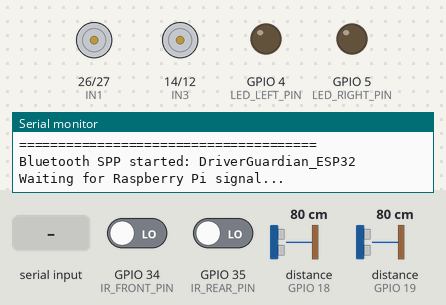
This sketch was run on a simulated ESP32. Shown: motor-driver pin pairs drawn as motors (green arrow = first pin HIGH = forward, orange = second pin HIGH = backward, longer = more drive, scaled by the enable pin), output pins drawn as LEDs (lit = HIGH), the last lines printed to the serial monitor. Dashed ring = blinking. Inputs (shaded band) come from the test bench; at power-on: distance to the obstacle (sensors on GPIO 18, GPIO 19) 80 cm, GPIO 34 (IR_FRONT_PIN) LOW, GPIO 35 (IR_REAR_PIN) LOW. The echo pulse lasts 58.3 µs per cm; random numbers use the default seed unless the sketch sets one; nothing arrives over Bluetooth unless stated; pins used as bus, display or sensor lines are not drawn.

Above: at 1.7 s.
1.8 s: "HIGH\n" received over Serial
At 1.93 s:
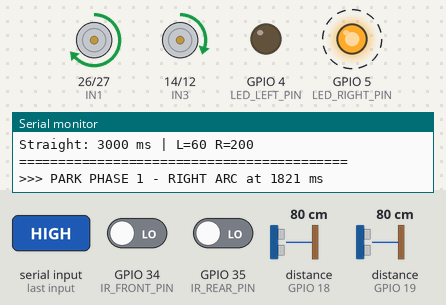
4.8 s: "SAFE,1\n" received over the second serial link
At 4.99 s:
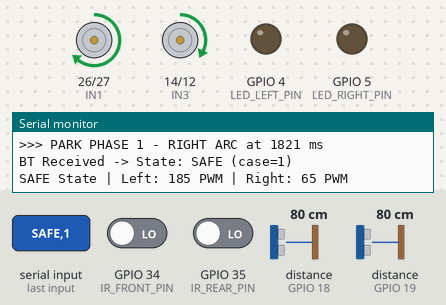
7.8 s: distance to the obstacle (sensor on GPIO 18) set to 12 cm
10.8 s: distance to the obstacle (sensor on GPIO 18) set to 9 cm
At 11.35 s:
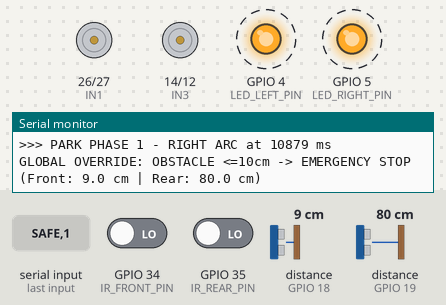
Timing chart, 0 to 20.8 s (numbered marks = the images above; inputs shaded):
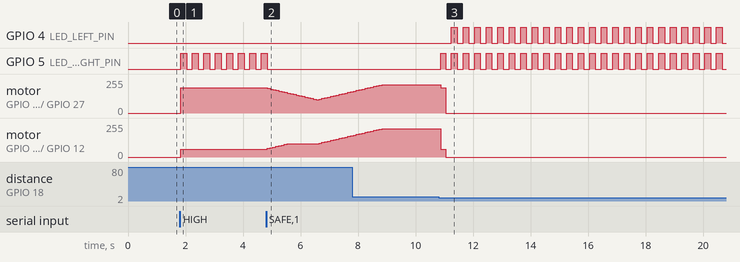

Measured:
- the behaviour switches between 11 and 10 cm on distance to the obstacle (sensor on GPIO 18) (found by bisection; images 2 and 3)
- after the input at 1.8 s, GPIO 5 (LED_RIGHT_PIN): alternates HIGH for 0.20 s and LOW for 0.20 s, starting at once; motor on GPIO 26 (IN1) / GPIO 27 (IN2): stopped → forward 189/255 at once; motor on GPIO 14 (IN3) / GPIO 12 (IN4): stopped → forward 60/255 at once
- after the input at 4.8 s, motor on GPIO 26 (IN1) / GPIO 27 (IN2): forward 189/255 → forward 184/255 at once, → forward 179/255 0.10 s later, → forward 174/255 0.10 s later, → forward 169/255 0.10 s later, … (30 changes in this stretch); motor on GPIO 14 (IN3) / GPIO 12 (IN4): moves from forward 60/255 to forward 159/255 over 2.9 s, starting at once
- after the input at 10.8 s, GPIO 4 (LED_LEFT_PIN): alternates HIGH for 0.20 s and LOW for 0.20 s, starting after 0.45 s

The sketch:

DriverGuardian_ESP32.ino
```cpp
#include <Arduino.h>
#include "BluetoothSerial.h"

// ============================================================
// BLUETOOTH
// ============================================================
#if !defined(CONFIG_BT_ENABLED) || !defined(CONFIG_BLUEDROID_ENABLED)
#error Bluetooth is not enabled or not available. Select a classic ESP32 board.
#endif

BluetoothSerial SerialBT;

// ============================================================
// MOTOR PINS
// ============================================================
const int IN1 = 26;        // Left Motor Direction 1
const int IN2 = 27;        // Left Motor Direction 2
const int IN3 = 14;        // Right Motor Direction 1
const int IN4 = 12;        // Right Motor Direction 2

const int ENA_PIN = 32;    // Left Motor PWM
const int ENB_PIN = 33;    // Right Motor PWM

// ============================================================
// LED PINS
// ============================================================
const int LED_LEFT_PIN  = 4;
const int LED_RIGHT_PIN = 5;

unsigned long lastLedToggle = 0;
bool ledState = false;

// ============================================================
// SENSOR PINS
// ============================================================
const int IR_FRONT_PIN = 34;
const int IR_REAR_PIN  = 35;

const int US_FRONT_TRIG = 15;
const int US_FRONT_ECHO = 18;

const int US_REAR_TRIG  = 23;
const int US_REAR_ECHO  = 19;

// ============================================================
// OBSTACLE DETECTION
// ============================================================
const float OBSTACLE_THRESHOLD_CM = 10.0;
const int OBSTACLE_FILTER_THRESHOLD = 3;

int frontObstacleCounter = 0;
int rearObstacleCounter  = 0;

// ============================================================
// PWM
// ============================================================
const int PWM_FREQ = 20;
const int PWM_RES  = 8;

// ============================================================
// NORMAL DRIVING
// ============================================================
const int MIN_MOTOR_SPEED = 100;
const int MAX_MOTOR_SPEED = 255;
const int SPEED_RAMP_STEP = 5;

int initialSpeed = 0;

int currentLeftSpeed  = 0;
int currentRightSpeed = 0;

// ============================================================
// BLUETOOTH FAIL-SAFE & STARTUP HANDSHAKE
// ============================================================
const unsigned long BT_TIMEOUT_MS = 6000;

unsigned long lastMessageAt = 0;
bool linkFailed = true;
bool initialConnectionReceived = false; // motors stay locked until the Pi speaks

String lastCase = "NONE";

// ============================================================
// CURRENT RISK
// ============================================================
String currentRisk = "SAFE";

// ============================================================
// HIGH-RISK PARKING MANEUVER
// ============================================================
enum ParkPhase {
  PARK_IDLE,
  PARK_ARC,
  PARK_REALIGN,
  PARK_STRAIGHT,
  PARK_STOPPED
};

ParkPhase parkPhase = PARK_IDLE;
unsigned long parkPhaseStart = 0;

// ------------------------------------------------------------
// PARKING SPEEDS & TIMING
// ------------------------------------------------------------
const int ARC_FAST = 190;
const int ARC_SLOW = 60;
const int STRAIGHT_L = 60;
const int STRAIGHT_R = 200;

const unsigned long ARC_MS = 15000;
const unsigned long STRAIGHT_MS = 3000;

const unsigned long T_REV_RIGHT_MS = 4000;
const unsigned long T_REV_LEFT_MS  = 4000;

unsigned long realignMs = 0;
bool realignTurnLeft = true;

const unsigned long MAX_PULLOVER_TIMEOUT_MS = 30000;
unsigned long highRiskStartTime = 0;

// ============================================================
// GENERAL TIMING
// ============================================================
unsigned long lastLoopExecution = 0;
const unsigned long LOOP_INTERVAL_MS = 100;

// ============================================================
// TELEMETRY TO THE PI (dashboard only - nothing here steers the car)
//   TEL,risk,leftPWM,rightPWM,basePWM,frontCm,rearCm,irFront,irRear,estop,linkFailed,pulloverMs
// estop: 0 none, 1 obstacle, 2 edge. Distances 999 = nothing in range.
// Must match _parse_telemetry() in app/outputs/esp32_link.py (12 fields).
// ============================================================
const unsigned long TELEMETRY_INTERVAL_MS = 250;
unsigned long lastTelemetryAt = 0;
float telFrontCm = 999.0;
float telRearCm  = 999.0;
int telIrFront = 0;
int telIrRear  = 0;
int telEstop   = 0;

void sendTelemetry() {
  unsigned long now = millis();
  if (now - lastTelemetryAt < TELEMETRY_INTERVAL_MS) return;
  lastTelemetryAt = now;
  if (!SerialBT.hasClient()) return;   // never block the control loop on a missing Pi
  unsigned long pulloverMs = (currentRisk == "HIGH" && highRiskStartTime != 0) ? now - highRiskStartTime : 0;
  SerialBT.printf("TEL,%s,%d,%d,%d,%.1f,%.1f,%d,%d,%d,%d,%lu\n",
                  currentRisk.c_str(), currentLeftSpeed, currentRightSpeed, initialSpeed,
                  telFrontCm, telRearCm, telIrFront, telIrRear, telEstop,
                  linkFailed ? 1 : 0, pulloverMs);
}

// ============================================================
// MOTOR FUNCTIONS
// ============================================================
void stopMotors() {
  digitalWrite(IN1, LOW);
  digitalWrite(IN2, LOW);
  digitalWrite(IN3, LOW);
  digitalWrite(IN4, LOW);
  ledcWrite(ENA_PIN, 0);
  ledcWrite(ENB_PIN, 0);
  currentLeftSpeed = 0;
  currentRightSpeed = 0;
}

void driveMotors(int leftSpeed, int rightSpeed) {
  currentLeftSpeed = leftSpeed;
  currentRightSpeed = rightSpeed;

  // LEFT MOTOR
  if (leftSpeed > 0) {
    digitalWrite(IN1, HIGH);
    digitalWrite(IN2, LOW);
    ledcWrite(ENA_PIN, leftSpeed);
  } else {
    digitalWrite(IN1, LOW);
    digitalWrite(IN2, LOW);
    ledcWrite(ENA_PIN, 0);
  }

  // RIGHT MOTOR
  if (rightSpeed > 0) {
    digitalWrite(IN3, HIGH);
    digitalWrite(IN4, LOW);
    ledcWrite(ENB_PIN, rightSpeed);
  } else {
    digitalWrite(IN3, LOW);
    digitalWrite(IN4, LOW);
    ledcWrite(ENB_PIN, 0);
  }
}

void brakeMotors() {
  digitalWrite(IN1, HIGH);
  digitalWrite(IN2, HIGH);
  digitalWrite(IN3, HIGH);
  digitalWrite(IN4, HIGH);
  ledcWrite(ENA_PIN, 255);
  ledcWrite(ENB_PIN, 255);
  currentLeftSpeed = 0;
  currentRightSpeed = 0;
}

void releaseMotors() {
  digitalWrite(IN1, LOW);
  digitalWrite(IN2, LOW);
  digitalWrite(IN3, LOW);
  digitalWrite(IN4, LOW);
  ledcWrite(ENA_PIN, 0);
  ledcWrite(ENB_PIN, 0);
}

const char* parkPhaseName(ParkPhase p) {
  switch (p) {
    case PARK_ARC:      return "PARK PHASE 1 - RIGHT ARC";
    case PARK_REALIGN:  return realignTurnLeft ? "PARK PHASE 2 - COUNTER-STEER LEFT" : "PARK PHASE 2 - FINISH RIGHT TURN";
    case PARK_STRAIGHT: return "PARK PHASE 3 - STRAIGHT";
    case PARK_STOPPED:  return "PARKING COMPLETE";
    default:            return "PARK IDLE";
  }
}

void enterParkPhase(ParkPhase p) {
  parkPhase = p;
  parkPhaseStart = millis();
  Serial.printf(">>> %s at %lu ms\n", parkPhaseName(p), parkPhaseStart);
}

void startRightParking() {
  Serial.println();
  Serial.println("==========================================");
  Serial.println("HIGH RISK DETECTED");
  Serial.println("STARTING RIGHT-SIDE PULL-OVER");
  Serial.println("==========================================");

  unsigned long residual = ARC_MS % T_REV_RIGHT_MS;
  float residualDeg = 360.0f * residual / T_REV_RIGHT_MS;

  if (residualDeg <= 180.0f) {
    realignTurnLeft = true;
    realignMs = (unsigned long)(T_REV_LEFT_MS * (residualDeg / 360.0f));
  } else {
    realignTurnLeft = false;
    realignMs = T_REV_RIGHT_MS - residual;
  }

  Serial.printf("Arc: %lu ms | L=%d R=%d\n", ARC_MS, ARC_FAST, ARC_SLOW);
  Serial.printf("Heading after arc: %.1f degrees right\n", residualDeg);
  Serial.printf("Realign: %s for %lu ms\n", realignTurnLeft ? "LEFT" : "RIGHT", realignMs);
  Serial.printf("Straight: %lu ms | L=%d R=%d\n", STRAIGHT_MS, STRAIGHT_L, STRAIGHT_R);
  Serial.println("==========================================");

  highRiskStartTime = millis();
  enterParkPhase(PARK_ARC);
}

void executeRightParking() {
  unsigned long now = millis();
  unsigned long elapsed = now - parkPhaseStart;

  // Already stopped: release the brake once, never re-trigger the timeout.
  if (parkPhase == PARK_STOPPED) {
    if (elapsed >= 300) releaseMotors();
    return;
  }

  if (highRiskStartTime != 0 && now - highRiskStartTime >= MAX_PULLOVER_TIMEOUT_MS) {
    Serial.println("PARKING TIMEOUT -> BRAKING");
    brakeMotors();
    enterParkPhase(PARK_STOPPED);
    return;
  }

  if (parkPhase == PARK_ARC) {
    driveMotors(ARC_FAST, ARC_SLOW);
    if (elapsed >= ARC_MS) enterParkPhase(PARK_REALIGN);
  }
  else if (parkPhase == PARK_REALIGN) {
    if (realignTurnLeft) {
      driveMotors(ARC_SLOW, ARC_FAST);
    } else {
      driveMotors(ARC_FAST, ARC_SLOW);
    }
    if (elapsed >= realignMs) enterParkPhase(PARK_STRAIGHT);
  }
  else if (parkPhase == PARK_STRAIGHT) {
    driveMotors(STRAIGHT_L, STRAIGHT_R);
    if (elapsed >= STRAIGHT_MS) {
      Serial.println("RIGHT PARKING MANEUVER COMPLETE");
      brakeMotors();
      enterParkPhase(PARK_STOPPED);
    }
  }
}

void updateHazardLEDs(bool emergencyStop) {
  unsigned long currentMillis = millis();

  if (emergencyStop) {
    int blinkInterval = 150;
    if (currentMillis - lastLedToggle >= blinkInterval) {
      lastLedToggle = currentMillis;
      ledState = !ledState;
      digitalWrite(LED_LEFT_PIN, ledState ? HIGH : LOW);
      digitalWrite(LED_RIGHT_PIN, ledState ? HIGH : LOW);
    }
    return;
  }

  if (currentRisk == "MEDIUM") {
    int blinkInterval = 500;
    if (currentMillis - lastLedToggle >= blinkInterval) {
      lastLedToggle = currentMillis;
      ledState = !ledState;
      digitalWrite(LED_LEFT_PIN, ledState ? HIGH : LOW);
      digitalWrite(LED_RIGHT_PIN, ledState ? HIGH : LOW);
    }
    return;
  }

  if (currentRisk == "HIGH") {
    int blinkInterval = 150;
    if (currentMillis - lastLedToggle >= blinkInterval) {
      lastLedToggle = currentMillis;
      ledState = !ledState;

      if (parkPhase == PARK_ARC || (parkPhase == PARK_REALIGN && !realignTurnLeft)) {
        digitalWrite(LED_LEFT_PIN, LOW);
        digitalWrite(LED_RIGHT_PIN, ledState ? HIGH : LOW);
      }
      else if (parkPhase == PARK_REALIGN && realignTurnLeft) {
        digitalWrite(LED_RIGHT_PIN, LOW);
        digitalWrite(LED_LEFT_PIN, ledState ? HIGH : LOW);
      }
      else {
        digitalWrite(LED_LEFT_PIN, ledState ? HIGH : LOW);
        digitalWrite(LED_RIGHT_PIN, ledState ? HIGH : LOW);
      }
    }
    return;
  }

  digitalWrite(LED_LEFT_PIN, LOW);
  digitalWrite(LED_RIGHT_PIN, LOW);
  ledState = false;
}

float readUltrasonic(int trigPin, int echoPin) {
  digitalWrite(trigPin, LOW);
  delayMicroseconds(2);
  digitalWrite(trigPin, HIGH);
  delayMicroseconds(10);
  digitalWrite(trigPin, LOW);

  long duration = pulseIn(echoPin, HIGH, 6000);
  if (duration == 0) return 999.0;
  return (duration * 0.0343) / 2.0;
}

void setup() {
  Serial.begin(115200);
  delay(500);

  randomSeed(analogRead(36));
  initialSpeed = random(180, MAX_MOTOR_SPEED + 1);

  Serial.println("======================================");
  Serial.println("DriverGuardian");
  Serial.printf("Normal Base Speed: %d PWM\n", initialSpeed);
  Serial.println("======================================");

  pinMode(IN1, OUTPUT);
  pinMode(IN2, OUTPUT);
  pinMode(IN3, OUTPUT);
  pinMode(IN4, OUTPUT);

  pinMode(LED_LEFT_PIN, OUTPUT);
  pinMode(LED_RIGHT_PIN, OUTPUT);
  digitalWrite(LED_LEFT_PIN, LOW);
  digitalWrite(LED_RIGHT_PIN, LOW);

  ledcAttach(ENA_PIN, PWM_FREQ, PWM_RES);
  ledcAttach(ENB_PIN, PWM_FREQ, PWM_RES);

  pinMode(IR_FRONT_PIN, INPUT);
  pinMode(IR_REAR_PIN, INPUT);
  pinMode(US_FRONT_TRIG, OUTPUT);
  pinMode(US_FRONT_ECHO, INPUT);
  pinMode(US_REAR_TRIG, OUTPUT);
  pinMode(US_REAR_ECHO, INPUT);

  stopMotors();

  SerialBT.begin("DriverGuardian_ESP32");
  Serial.println("Bluetooth SPP started: DriverGuardian_ESP32");
  Serial.println("Waiting for Raspberry Pi signal...");

  lastMessageAt = millis();
  linkFailed = true;
  initialConnectionReceived = false; // Ensure it waits on boot
}

void loop() {
  // ==========================================================
  // 1. BLUETOOTH PROCESSING
  // ==========================================================
  static String buf;

  while (SerialBT.available()) {
    char c = SerialBT.read();

    if (c == '\n') {
      buf.trim();
      int comma = buf.indexOf(',');

      if (comma > 0) {
        String risk = buf.substring(0, comma);
        String reasonCase = buf.substring(comma + 1);

        risk.trim();
        reasonCase.trim();

        if (risk == "SAFE" || risk == "LOW" || risk == "MEDIUM" || risk == "HIGH") {
          if (risk != currentRisk || reasonCase != lastCase) {
            Serial.printf("BT Received -> State: %s (case=%s)\n", risk.c_str(), reasonCase.c_str());
          }

          // first valid command: unlock the motors
          initialConnectionReceived = true;

          if (risk == "HIGH" && currentRisk != "HIGH") {
            currentRisk = "HIGH";
            startRightParking();
          } else {
            currentRisk = risk;
          }

          lastCase = reasonCase;
          lastMessageAt = millis();
          linkFailed = false;
        }
      }
      buf = "";
    }
    else if (c != '\r') {
      buf += c;
      if (buf.length() > 64) {
        buf = "";
      }
    }
  }

  // ==========================================================
  // 2. USB SERIAL MANUAL OVERRIDE
  // ==========================================================
  if (Serial.available() > 0) {
    String input = Serial.readStringUntil('\n');
    input.trim();
    input.toUpperCase();

    if (input == "SAFE" || input == "LOW" || input == "MEDIUM") {
      initialConnectionReceived = true; // Unlock via manual override too
      currentRisk = input;
      lastMessageAt = millis();
      Serial.print(">> MANUAL SERIAL STATE OVERRIDE: ");
      Serial.println(currentRisk);
    }
    else if (input == "HIGH") {
      initialConnectionReceived = true;
      if (currentRisk != "HIGH") {
        currentRisk = "HIGH";
        lastMessageAt = millis();
        startRightParking();
      }
    }
    else if (input.toInt() >= MIN_MOTOR_SPEED && input.toInt() <= MAX_MOTOR_SPEED) {
      initialSpeed = input.toInt();
      Serial.printf(">> BASE SPEED UPDATED TO: %d PWM\n", initialSpeed);
    }
  }

  // ==========================================================
  // 3. 10 Hz PHYSICAL CONTROL LOOP
  // ==========================================================
  unsigned long currentMillis = millis();

  if (currentMillis - lastLoopExecution < LOOP_INTERVAL_MS) {
    return;
  }
  lastLoopExecution = currentMillis;

  // Before any early return below, so the dashboard keeps updating during
  // the startup wait, an emergency stop and the pull-over (last tick's values).
  sendTelemetry();

  // ==========================================================
  // 4. STARTUP BLOCK: STAY STOPPED UNTIL PI SIGNAL RECEIVED
  // ==========================================================
  if (!initialConnectionReceived) {
    stopMotors();
    updateHazardLEDs(false);

    static unsigned long lastWaitLog = 0;
    if (currentMillis - lastWaitLog > 3000) {
      lastWaitLog = currentMillis;
      Serial.println("SYSTEM WAITING: No signal from Raspberry Pi yet. Motors locked.");
    }
    return; // Skip the rest of the loop until the Pi sends a message
  }

  // ==========================================================
  // 5. READ SENSORS
  // ==========================================================
  int irFrontState = digitalRead(IR_FRONT_PIN);
  int irRearState  = digitalRead(IR_REAR_PIN);
  float usFrontDist = readUltrasonic(US_FRONT_TRIG, US_FRONT_ECHO);
  float usRearDist  = readUltrasonic(US_REAR_TRIG, US_REAR_ECHO);
  telFrontCm = usFrontDist;
  telRearCm  = usRearDist;
  telIrFront = irFrontState == HIGH ? 1 : 0;
  telIrRear  = irRearState == HIGH ? 1 : 0;

  // ==========================================================
  // 6. ULTRASONIC FILTER
  // ==========================================================
  if (usFrontDist > 0.0 && usFrontDist <= OBSTACLE_THRESHOLD_CM) {
    frontObstacleCounter++;
  } else {
    frontObstacleCounter = 0;
  }

  if (usRearDist > 0.0 && usRearDist <= OBSTACLE_THRESHOLD_CM) {
    rearObstacleCounter++;
  } else {
    rearObstacleCounter = 0;
  }

  // ==========================================================
  // 7. BLUETOOTH FAIL-SAFE (Only active after initial connection)
  // ==========================================================
  if (currentMillis - lastMessageAt > BT_TIMEOUT_MS) {
    if (!linkFailed) {
      Serial.println("BLUETOOTH FAIL-SAFE: Raspberry Pi connection lost");
      Serial.println("FORCING HIGH-RISK RIGHT PULL-OVER");
      linkFailed = true;
    }

    if (currentRisk != "HIGH") {
      currentRisk = "HIGH";
      startRightParking();
    }
  }

  // ==========================================================
  // 8. PHYSICAL EMERGENCY OVERRIDE
  // ==========================================================
  bool isCliffDetected = (irFrontState == HIGH || irRearState == HIGH);
  bool isObstacleDetected = (frontObstacleCounter >= OBSTACLE_FILTER_THRESHOLD) ||
                            (rearObstacleCounter >= OBSTACLE_FILTER_THRESHOLD);
  bool emergencyStop = isCliffDetected || isObstacleDetected;
  telEstop = isCliffDetected ? 2 : isObstacleDetected ? 1 : 0;

  if (emergencyStop) {
    stopMotors();
    updateHazardLEDs(true);

    static unsigned long lastLogTime = 0;
    if (currentMillis - lastLogTime > 1000) {
      lastLogTime = currentMillis;
      if (isCliffDetected) {
        Serial.println("GLOBAL OVERRIDE: CLIFF DETECTED -> EMERGENCY STOP");
      } else {
        Serial.printf("GLOBAL OVERRIDE: OBSTACLE <=10cm -> EMERGENCY STOP (Front: %.1f cm | Rear: %.1f cm)\n", usFrontDist, usRearDist);
      }
    }
    return;
  }

  // ==========================================================
  // 9. HIGH-RISK PARKING
  // ==========================================================
  if (currentRisk == "HIGH") {
    executeRightParking();
    updateHazardLEDs(false);
    return;
  }

  // ==========================================================
  // 10. NORMAL SAFE / LOW / MEDIUM DRIVING
  // ==========================================================
  int stateTargetLeft = initialSpeed;
  int stateTargetRight = initialSpeed;

  if (currentRisk == "SAFE") {
    stateTargetLeft = initialSpeed;
    stateTargetRight = initialSpeed;
  }
  else if (currentRisk == "LOW") {
    stateTargetLeft = max((int)(initialSpeed * 0.70), MIN_MOTOR_SPEED);
    stateTargetRight = stateTargetLeft;
  }
  else if (currentRisk == "MEDIUM") {
    stateTargetLeft = max((int)(initialSpeed * 0.50), MIN_MOTOR_SPEED);
    stateTargetRight = stateTargetLeft;
  }

  int activeTargetLeft = stateTargetLeft;
  int activeTargetRight = stateTargetRight;

  if (currentLeftSpeed != currentRightSpeed) {
    activeTargetLeft = MIN_MOTOR_SPEED;
    activeTargetRight = MIN_MOTOR_SPEED;

    if (currentLeftSpeed == 0) currentLeftSpeed = MIN_MOTOR_SPEED;
    if (currentRightSpeed == 0) currentRightSpeed = MIN_MOTOR_SPEED;

    if (currentLeftSpeed > MIN_MOTOR_SPEED) {
      currentLeftSpeed = max(currentLeftSpeed - SPEED_RAMP_STEP, MIN_MOTOR_SPEED);
    } else if (currentLeftSpeed < MIN_MOTOR_SPEED) {
      currentLeftSpeed = min(currentLeftSpeed + SPEED_RAMP_STEP, MIN_MOTOR_SPEED);
    }

    if (currentRightSpeed > MIN_MOTOR_SPEED) {
      currentRightSpeed = max(currentRightSpeed - SPEED_RAMP_STEP, MIN_MOTOR_SPEED);
    } else if (currentRightSpeed < MIN_MOTOR_SPEED) {
      currentRightSpeed = min(currentRightSpeed + SPEED_RAMP_STEP, MIN_MOTOR_SPEED);
    }
  }
  else {
    if (currentLeftSpeed == 0 && activeTargetLeft > 0) {
      currentLeftSpeed = MIN_MOTOR_SPEED;
      currentRightSpeed = MIN_MOTOR_SPEED;
    }

    if (currentLeftSpeed < activeTargetLeft) {
      currentLeftSpeed = min(currentLeftSpeed + SPEED_RAMP_STEP, activeTargetLeft);
      currentRightSpeed = currentLeftSpeed;
    }
    else if (currentLeftSpeed > activeTargetLeft) {
      currentLeftSpeed = max(currentLeftSpeed - SPEED_RAMP_STEP, activeTargetLeft);
      currentRightSpeed = currentLeftSpeed;
    }
  }

  updateHazardLEDs(false);
  driveMotors(currentLeftSpeed, currentRightSpeed);

  static String lastPrintedRisk = "";
  if (currentRisk != lastPrintedRisk) {
    Serial.printf("%s State | Left: %d PWM | Right: %d PWM\n",
                  currentRisk.c_str(),
                  currentLeftSpeed,
                  currentRightSpeed);
    lastPrintedRisk = currentRisk;
  }
}
```
